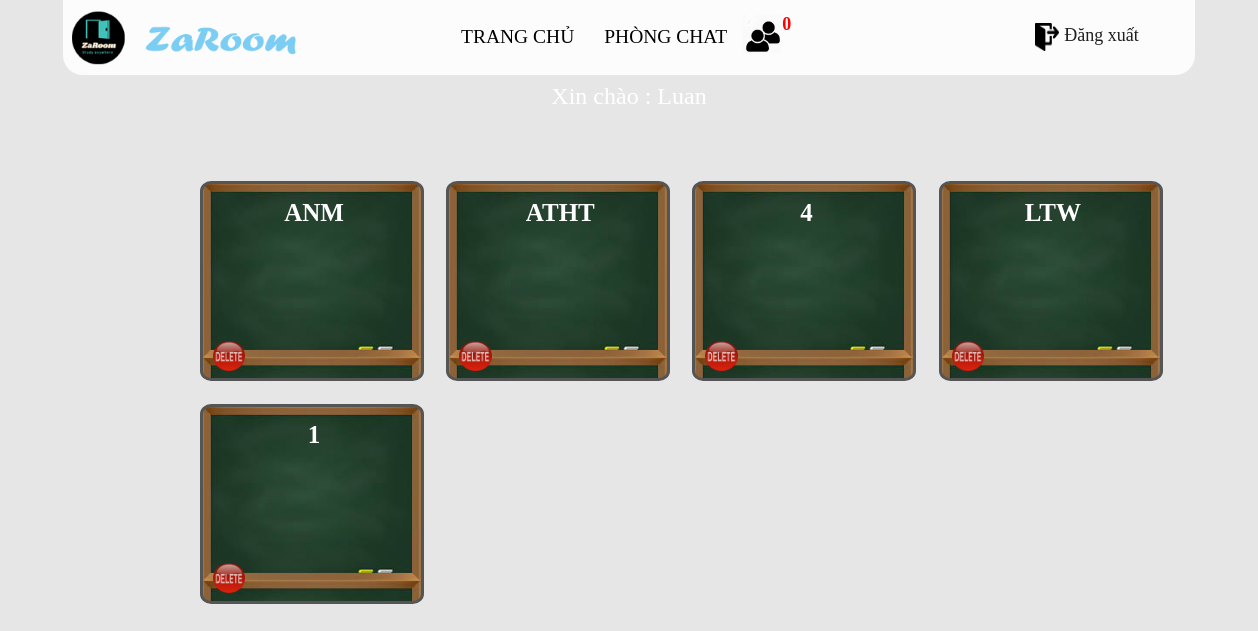
Screenshot of /php/class/class_teacher.php (signed in) with the database file from the repository.
### tables this page shows
CREATE TABLE `users` (
  `id` int(11) NOT NULL,
  `name` varchar(255) NOT NULL,
  `email` varchar(255) NOT NULL,
  `password` varchar(255) NOT NULL,
  `code` text NOT NULL,
  `permission` int(2) NOT NULL
);

CREATE TABLE `class_user` (
  `id_class` int(3) NOT NULL,
  `id_user` int(3) NOT NULL
);

CREATE TABLE `class` (
  `id_class` int(3) NOT NULL,
  `name_class` varchar(30) NOT NULL,
  `time` datetime NOT NULL,
  `code` varchar(6) NOT NULL,
  `teacher` varchar(50) NOT NULL
);

### php/class/class_teacher.php (the view, shortened to what this page needs)
<?php
include('../../includes/config.php');
$query = mysqli_query($conn, "SELECT * FROM users WHERE id='{$_SESSION['SESSION_ID']}'");
if (mysqli_num_rows($query) > 0) {
    $row = mysqli_fetch_assoc($query);
    $id_user = $row['id'];
}
$query = mysqli_query($conn, "SELECT * FROM users WHERE email='{$_SESSION['SESSION_EMAIL']}'");
if (mysqli_num_rows($query) > 0) {
    $row = mysqli_fetch_assoc($query);
    $email = $row['email'];
    $name_user = $row['name'];
}
$sql = "SELECT * FROM `relation` WHERE r_to = '$email' AND request = 1";
$result = $conn->query($sql);
$i = $result->num_rows;
?>
<!DOCTYPE html>
<html lang="en">
<head>
    <link rel="stylesheet" href="../../chat_dversion/css/style.css">
    <link rel="stylesheet" href="../../css/bootstrap.min.css" />
    <link rel="stylesheet" href="../../css/pogo-slider.min.css" />
    <link rel="stylesheet" href="../../css/style.css" />
    <link rel="stylesheet" href="../../css/responsive.css" />
    <link rel="stylesheet" href="../../css/custom.css" />
</head>
<body>
    <header class="top-header">
        <nav class="navbar header-nav navbar-expand-lg">
            <div class="container-fluid">
                <a class="navbar-brand" href="../../index.php"><img src="../../images/ZaRoom2.png" alt="image"></a>
                <div class="collapse navbar-collapse justify-content-end" id="navbar-wd">
                    <ul class="navbar-nav" style="width:90%">
                        <li class="lia"><a class="btn btn-2 color-green" href="../../index.php" style="font-size: 130%;Font-family : time new roman;">Trang chủ</a></li>
                        <li class="lia"><a class="btn btn-2 color-green" href="../../chat_dversion/listchat.php" style="font-size: 130%;Font-family : time new roman;">Phòng chat</a></li>
                        <a class='button-b' href="../make_friend/./list_request_relation.php"><img src="../../images//addfriend.png" style="height: 40px ;width: 100%;" alt="#" />
                        </a>
                        <h3 style="color: red;font-weight: bold;" id="numRe"><?php echo $i; ?></h3>
                    </ul>
                </div>
                <div class="search-box">
                    <a class="dangxuat" href="../login/logout.php" style="font-size: 18px;Font-family : time new roman;">
                        <img src="../../images/logout.png" style="height: 40px;width:30%;padding:5%;">Đăng xuất</a>
                </div>
            </div>
        </nav>
    </header>
    <section>
        <div style="padding-top: 6%; " class="heading_main text_align_center">
            <?php
            echo '<h1 style="border:2px none;border-radius: 5px;padding:0.5%; color:white;"> Xin chào : ' . $name_user . '</h1>';
            ?>
        </div>
    </section>
    <?php
    $query = mysqli_query($conn, "SELECT * FROM users WHERE id='{$_SESSION['SESSION_ID']}'");
    if (mysqli_num_rows($query) > 0) {
        $row = mysqli_fetch_assoc($query);
        $id_user = $row['id'];
    }
    $sql = "SELECT * FROM `class_user`,`class`,`users` WHERE class_user.id_class=class.id_class
                        AND class_user.id_user=users.id AND class_user.id_user=$id_user";
    $result = $conn->query($sql);
    if ($result->num_rows > 0) {
        echo "<span style='font-size:0.1px;'>.</span><br>";
        echo "<div class='box-father'>";
        while ($row = $result->fetch_assoc()) {
            echo "
                    <div class='class-box'>
                    <a class='btn btn-2 color-green' href='./class_in_class_teacher.php?nameCla=$row[name_class]&idClass=$row[id_class]' style='color:white; font-size:25px;margin:1%;height:150px;
                    overflow: hidden;text-overflow: ellipsis;white-space: nowrap;width: 100%;'>
                                $row[name_class] </a><br>" .
                "<a href='./out_class.php?idCla=$row[id_class]&idUser=$id_user'><img src='../../images/delete.png'
                                style='height: 30px;width:15%; margin:1% 4.5%'/>
                                </a>
                    </div>";
        };
    } else echo "<h1 class='heading_main text_align_center' style='padding-left: 450px;font-size:30px'>Bạn chưa tham gia lớp học nào!</h1>";
    echo "</div>";
    ?>
</body>
</html>

### chat_dversion/css/style.css (style rules this page uses)
* { padding: 0; margin: 0; }
body { font-family: sans-serif; font-size: 15px; color: #555; }
h1, h2, h3, h4, h5, h6 { font-weight: 100; }
input, textarea, a, button { outline: 0; }
a { text-decoration: none }
ul li { list-style: none; }
* { margin: 0; padding: 0; font-family:'Times New Roman', Times, serif; }
body { background-color: #E6E6E6; }

### css/style.css (style rules this page uses)
* { margin: 0; padding: 0; font-family: 'Times New Roman', Times, serif; }
body { color: #666666; font-size: 15px; font-family: 'Poppins', sans-serif; line-height: 1.80857; overflow-x: hidden !important; }
a { color: #1f1f1f; text-decoration: none !important; outline: none !important; -webkit-transition: all .3s ease-in-out; -moz-transition: all .3s ease-in-out; -ms-transition: all .3s ease-in-out; -o-transition: all .3s ease-in-out; transition: all .3s ease-in-out; }
h1, h2, h3, h4, h5, h6 { letter-spacing: 0; font-weight: normal; position: relative; padding: 0 0 10px 0; font-weight: normal; line-height: 120% !important; color: #1f1f1f; margin: 0 }
h1 { font-size: 24px }
h3 { font-size: 18px }
a { color: #1f1f1f; text-decoration: none; outline: none; }
a, .btn { text-decoration: none !important; outline: none !important; -webkit-transition: all .3s ease-in-out; -moz-transition: all .3s ease-in-out; -ms-transition: all .3s ease-in-out; -o-transition: all .3s ease-in-out; transition: all .3s ease-in-out; }
ul, li, ol { list-style: none; margin: 0px; padding: 0px; }
.top-header .navbar { padding: 5px 0px; }
.top-header { position: absolute; top: 0px; left: 0px; z-index: 20; background-position: left; background-repeat: no-repeat; background-color: rgba(255, 255, 255, 0.9); background-size: auto 100%; border-radius: 0px 0px 20px 20px; width: 90%; margin: 0 5%; }
.top-header .navbar .navbar-collapse ul li a { text-transform: uppercase; font-size: 15px; padding: 7px 10px; position: relative; font-weight: 400; overflow: hidden; color: #000; }
a.navbar-brand { left: 0; position: relative; margin-left: -25px; }
a.navbar-brand img { height: 55px; }
.top-header .navbar .navbar-collapse ul li { margin: 0 4px; }
.search-box { position: absolute; top: 0; right: 50px; height: auto; padding: 0; margin-top: 17px; }
.top-header #navbar-wd { padding-right: 100px; }
.button-b { font-size: 20px; border-radius: 5px; box-shadow: inset 0 0 20px rgba(255, 255, 255, 0); outline-color: rgba(255, 255, 255, .5); outline-offset: 0px; text-shadow: none; transition: all 1250ms cubic-bezier(0.19, 1, 0.22, 1); }
.btn-2 { letter-spacing: 0; font-weight: bold; font-size: 30px; }
.btn-2:after, .btn-2:before { backface-visibility: hidden; border: 1px solid rgba(#fff, 0); bottom: 0px; content: " "; display: block; margin: 0 auto; position: relative; transition: all 280ms ease-in-out; width: 0; opacity: 0; }
.btn-2.color-green:after { border: 1px solid black; }
.text_align_center { text-align: center; }
.heading_main.text_align_center { width: 100%; justify-content: center; margin-bottom: 20px; }
.heading_main { float: left; display: flex; }

### css/custom.css (style rules this page uses)
* { padding: 0; margin: 0; }
body { font-family: sans-serif; font-size: 15px; color: #555; }
h1, h2, h3, h4, h5, h6 { font-weight: 100; }
input, textarea, a, button { outline: 0; }
a { text-decoration: none }
ul li { list-style: none; }
* { margin: 0; padding: 0; font-family:'Times New Roman', Times, serif; }
body { background-color: #E6E6E6; }
body { background-color: #cccccc; }
.button-b { font-size: 20px; border-radius: 5px; box-shadow: inset 0 0 20px rgba(255, 255, 255, 0); outline-color: rgba(255, 255, 255, .5); outline-offset: 0px; text-shadow: none; transition: all 1250ms cubic-bezier(0.19, 1, 0.22, 1); }
body { background-color: #E6E6E6; Font-family: time new roman; }
.box-father { margin-top: 15%; display: flex; flex-wrap: wrap; flex-direction: row; width: 90%; padding-left: 10%; background-color: none; }

### css/timeline.css (style rules this page uses)
* { box-sizing: border-box; }

### php/class/class_teacher.php (style rules this page uses)
* { padding: 0; margin: 0; }
body { background-color: #E6E6E6; }
.box-father { display: flex; flex-wrap: wrap; flex-direction: row; margin-top: 0.5%; margin-left: 5%; width: 99%; }
.class-box { border: solid; border-radius: 5%; background-image: url("../../images/class-br.jpg"); background-size: 99.5%; margin: 1%; width: 20%; height: 200px; }
body { background-image: url("../../images/bg.jpg"); }

### rows the page displays
users: name "Luan"
class_user: id_class.name_class "ANM"
class_user: id_class.name_class "ATHT"
class_user: id_class.name_class "4"
class_user: id_class.name_class "LTW"
class_user: id_class.name_class "1"

### other values shown
$i "0"
